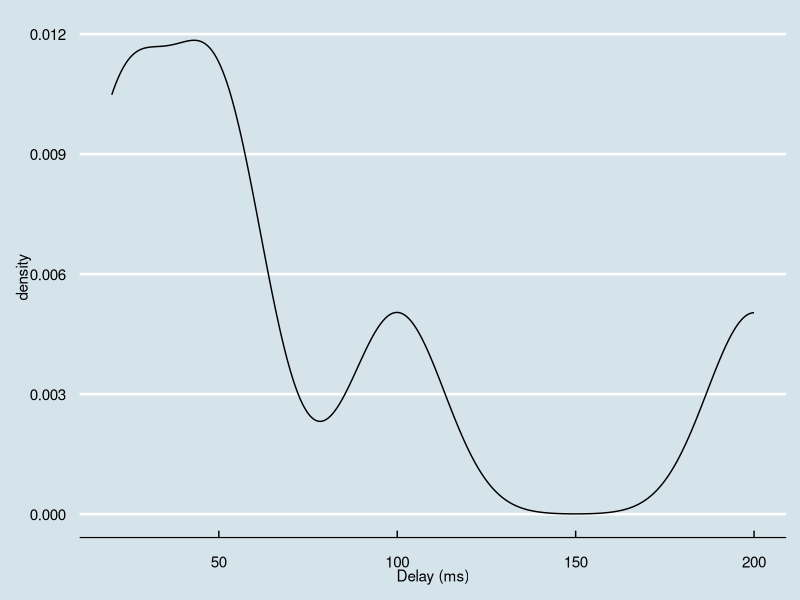

Here is the R script that generated this plot:
#!/usr/bin/env Rscript

# load in the thangs
library(ggplot2)
library(scales)
library(ggthemes)

# read csv files
data <- read.csv('time_series.csv')

# set timestamp
data$timestamp_obj <- as.POSIXct(data$timestamp, format="%Y-%m-%d %H:%M:%S")

# create png
png('time_series_kde.png', width=400, height=400)

# create svg
svg('time_series_kde.svg', width=8, height=5)

# use ggplot
ggplot(data, aes(x=delay)) + 
    geom_line(stat='density', adjust=1/2) + 
    xlab("Delay (ms)") + 
    theme_economist() + 
    scale_colour_economist()
dev.off()
